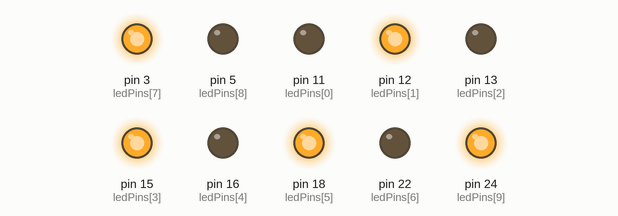
This program was run on a simulated Raspberry Pi (header pin numbers). Shown: output pins drawn as LEDs (lit = HIGH).

Above: at 0.2 s.
At 1.7 s:
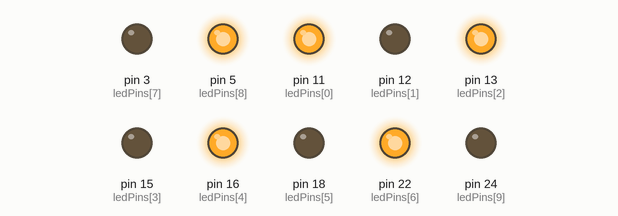
Timing chart, 0 to 3.0 s (numbered marks = the images above):
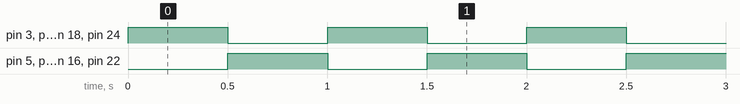

Measured:
- by itself, pin 3 (ledPins[7]), pin 5 (ledPins[8]), pin 11 (ledPins[0]), pin 12 (ledPins[1]), pin 13 (ledPins[2]), pin 15 (ledPins[3]), pin 16 (ledPins[4]), pin 18 (ledPins[5]), pin 22 (ledPins[6]), pin 24 (ledPins[9]): alternates HIGH for 0.50 s and LOW for 0.50 s

The program:

alternate.py
```python
import RPi.GPIO as GPIO
import time

ledPins = [11, 12, 13, 15, 16, 18, 22, 3, 5, 24]

def setup():
    GPIO.setmode(GPIO.BOARD)
    GPIO.setup(ledPins, GPIO.OUT)
    GPIO.output(ledPins, GPIO.HIGH)

def loop():
    alternator = True
    while True:
        i =0
        if alternator:
            i =0
        else:
            i =1

        for ledPin in ledPins:
            if i % 2 == 0:
                GPIO.output(ledPin, GPIO.LOW)
            else:
                GPIO.output(ledPin, GPIO.HIGH)

            i+=1
        alternator = not alternator
        time.sleep(0.5)

def destroy():
    GPIO.cleanup()
    print('cleaned up')

if __name__ == '__main__':
    setup()
    try:
        loop()
    except KeyboardInterrupt:
        destroy()
```
